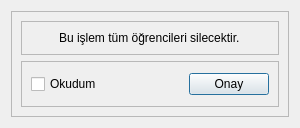
<?xml version="1.0" encoding="UTF-8"?>
<ui version="4.0">
 <class>Dialog</class>
 <widget class="QDialog" name="Dialog">
  <property name="geometry">
   <rect>
    <x>0</x>
    <y>0</y>
    <width>300</width>
    <height>128</height>
   </rect>
  </property>
  <property name="sizePolicy">
   <sizepolicy hsizetype="Fixed" vsizetype="Fixed">
    <horstretch>0</horstretch>
    <verstretch>0</verstretch>
   </sizepolicy>
  </property>
  <property name="minimumSize">
   <size>
    <width>256</width>
    <height>128</height>
   </size>
  </property>
  <property name="maximumSize">
   <size>
    <width>300</width>
    <height>142</height>
   </size>
  </property>
  <property name="windowTitle">
   <string>Dialog</string>
  </property>
  <layout class="QHBoxLayout" name="horizontalLayout">
   <item>
    <widget class="QFrame" name="frame">
     <property name="frameShape">
      <enum>QFrame::StyledPanel</enum>
     </property>
     <property name="frameShadow">
      <enum>QFrame::Raised</enum>
     </property>
     <layout class="QVBoxLayout" name="verticalLayout">
      <item>
       <widget class="QFrame" name="frame_2">
        <property name="frameShape">
         <enum>QFrame::StyledPanel</enum>
        </property>
        <property name="frameShadow">
         <enum>QFrame::Raised</enum>
        </property>
        <layout class="QHBoxLayout" name="horizontalLayout_2">
         <item alignment="Qt::AlignHCenter">
          <widget class="QLabel" name="label">
           <property name="text">
            <string>Bu işlem tüm öğrencileri silecektir.</string>
           </property>
          </widget>
         </item>
        </layout>
       </widget>
      </item>
      <item>
       <widget class="QFrame" name="frame_3">
        <property name="sizePolicy">
         <sizepolicy hsizetype="Preferred" vsizetype="Expanding">
          <horstretch>0</horstretch>
          <verstretch>0</verstretch>
         </sizepolicy>
        </property>
        <property name="frameShape">
         <enum>QFrame::StyledPanel</enum>
        </property>
        <property name="frameShadow">
         <enum>QFrame::Raised</enum>
        </property>
        <layout class="QHBoxLayout" name="horizontalLayout_3">
         <item alignment="Qt::AlignLeft">
          <widget class="QCheckBox" name="checkBox">
           <property name="text">
            <string>Okudum</string>
           </property>
          </widget>
         </item>
         <item alignment="Qt::AlignRight">
          <widget class="QPushButton" name="okayButton">
           <property name="enabled">
            <bool>true</bool>
           </property>
           <property name="text">
            <string>Onay</string>
           </property>
          </widget>
         </item>
        </layout>
       </widget>
      </item>
     </layout>
    </widget>
   </item>
  </layout>
 </widget>
 <resources/>
 <connections/>
</ui>
